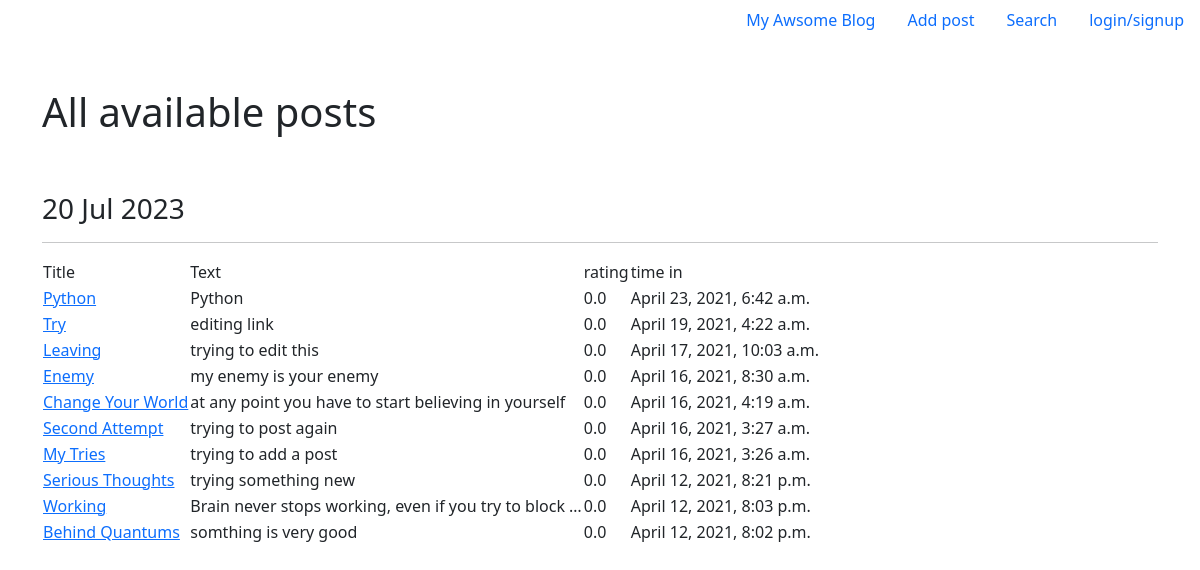
Page /Posts/ on the committed database.
### News/models.py (models this page shows, shortened)
class Post(models.Model):
    news = 'news'
    article = 'article'
    Posts = [(news, 'news'), (article, 'article'), ('select', 'select')]
    author = models.ForeignKey(Author, on_delete=models.CASCADE,
                               verbose_name='User', blank=True,
                               null=True)
    choosing = models.BooleanField(default=False)
    time_in = models.DateTimeField(auto_now_add=True)
    category = models.ForeignKey(Category, on_delete=models.CASCADE)
    title = models.CharField(max_length=255, unique=True)
    text = models.TextField(max_length=255)
    rating = models.FloatField(default=0.0)

### News/views.py (the view)
# urls.py: path('', Post_List.as_view()),
class Post_List(ListView):
    model = Post
    template_name = 'News/post_list.html'
    context_object_name = 'Posts'
    queryset = Post.objects.order_by('-id')
    def get_context_data(self, **kwargs):
        context = super().get_context_data(**kwargs)
        context['time_now'] = datetime.utcnow()
        return context

### templates/News/post_list.html (shortened to what this page needs)
{% extends 'flatpages/default.html' %}
{% load my_filters %}
{% block content %}
<br/>
    <h1>All available posts</h1>
<br/>
<br/>
    <h3>{{time_now|date:'d M Y' }}</h3>
    <hr>
    {% if Posts %}
        <table>
            <tr>
                <td>
                    Title
                </td>
                <td>
                    Text
                </td>
                <td>
                    rating
                </td>
                <td>
                    time in
                </td>
            </tr>
     {% for Post in Posts %}
            <tr>
                <td>
                    <a href="{% url 'post_details' Post.id %}">{{ Post.title|title }}</a>
                </td>
                <td>
                    {{ Post.text|truncatewords:10 }}
                </td>
                <td>
                    {{ Post.rating }}
                </td>
                <td>
                    {{ Post.time_in }}
                </td>
            </tr>
        {% endfor %}
        </table>
    {% else %}
        <h2>No post available currently</h2>
    {% endif %}
{% endblock content %}

### templates/flatpages/default.html (shortened to what this page needs)
<!doctype html>
<html lang="en">
  <head>
    <link href="https://cdn.jsdelivr.net/npm/bootstrap@5.0.0-beta3/dist/css/bootstrap.min.css" rel="stylesheet">
  </head>
  <body>
<ul class="nav justify-content-end">
  <li class="nav-item">
    <a class="nav-link active" aria-current="page">My Awsome Blog</a>
  </li>
  <li class="nav-item">
    <a class="nav-link" href="{% url 'post_create' %}">Add post</a>
  </li>
  <li class="nav-item">
    <a class="nav-link" href="{% url 'search' %}">Search</a>
  </li>
  {% if user.is_authenticated %}
    <li class="nav-item">
    <a href="/accounts/logout/", class="nav-link active">logout</a>
      {% else %}
      <a href="/accounts/login/", class="nav-link active">login/signup</a>
  {% endif %}
</ul>
  <br/>
  <div class="container">
   {% block content %}
   {% endblock %}
    </div>
  </body>
</html>

### rows in the picture
Post: title "Python", text "Python", rating "0.0", time_in "April 23, 2021, 6:42 a.m."
Post: title "Try", text "editing link", rating "0.0", time_in "April 19, 2021, 4:22 a.m."
Post: title "Leaving", text "trying to edit this", rating "0.0", time_in "April 17, 2021, 10:03 a.m."
Post: title "Enemy", text "my enemy is your enemy", rating "0.0", time_in "April 16, 2021, 8:30 a.m."
Post: title "Change Your World", text "at any point you have to start believing in yourself", rating "0.0", time_in "April 16, 2021, 4:19 a.m."
Post: title "Second Attempt", text "trying to post again", rating "0.0", time_in "April 16, 2021, 3:27 a.m."
Post: title "My Tries", text "trying to add a post", rating "0.0", time_in "April 16, 2021, 3:26 a.m."
Post: title "Serious Thoughts", text "trying something new", rating "0.0", time_in "April 12, 2021, 8:21 p.m."
Post: title "Working", text "Brain never stops working, even if you try to block …", rating "0.0", time_in "April 12, 2021, 8:03 p.m."
Post: title "Behind Quantums", text "somthing is very good", rating "0.0", time_in "April 12, 2021, 8:02 p.m."

### other values in the picture
{{ time_now|date:'d M Y' }} "20 Jul 2023"
